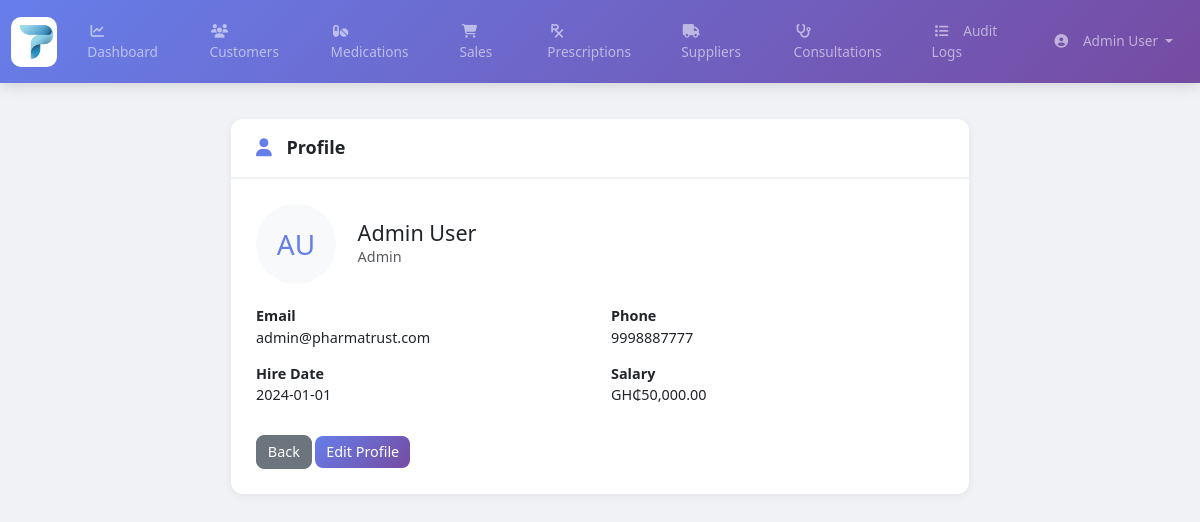
/pages/profile.php (signed in), run on the app's committed database.
### tables this page shows
CREATE TABLE Employee (
    employee_id INT AUTO_INCREMENT PRIMARY KEY,
    first_name VARCHAR(50) NOT NULL,
    last_name VARCHAR(50) NOT NULL,
    phone VARCHAR(20) UNIQUE,
    email VARCHAR(100) UNIQUE,
    hire_date DATE NOT NULL,
    role VARCHAR(50) NOT NULL,
    salary DECIMAL(10,2),
    password VARCHAR(255) NOT NULL
);

### includes/config.php (called while the page is built, shortened)
<?php
$conn = mysqli_connect(DB_HOST, DB_USER, DB_PASS, DB_NAME);
mysqli_set_charset($conn, "utf8mb4");
function getUserData($user_id)
{
    global $conn;
    $stmt = mysqli_prepare($conn, "SELECT * FROM Employee WHERE employee_id = ?");
    mysqli_stmt_bind_param($stmt, "i", $user_id);
    mysqli_stmt_execute($stmt);
    $result = mysqli_stmt_get_result($stmt);
    return mysqli_fetch_assoc($result);
}
?>

### pages/profile.php (the view, shortened to what this page needs)
<?php
require_once __DIR__ . '/../includes/config.php';
$user_id = $_SESSION['user_id'] ?? null;
$user = $user_id ? getUserData($user_id) : null;
require_once __DIR__ . '/../includes/header.php';
?>
<div class="row mb-4">
    <div class="col-md-8 offset-md-2">
        <div class="card tilt-card">
            <div class="card-header">
                <h5><i class="fas fa-user"></i> Profile</h5>
            </div>
            <div class="card-body">
                <div class="d-flex align-items-center mb-4">
                    <div class="me-4">
                        <div class="rounded-circle bg-light" style="width:80px;height:80px;display:flex;align-items:center;justify-content:center;font-size:28px;color:var(--primary-1)">
                            <?php echo strtoupper(substr($user['first_name'],0,1) . substr($user['last_name'],0,1)); ?>
                        </div>
                    </div>
                    <div>
                        <h4 class="mb-0"><?php echo htmlspecialchars($user['first_name'] . ' ' . $user['last_name']); ?></h4>
                        <p class="text-muted mb-0"><?php echo htmlspecialchars($user['role']); ?></p>
                    </div>
                </div>
                <div class="row">
                    <div class="col-md-6 mb-3">
                        <strong>Email</strong>
                        <div><?php echo htmlspecialchars($user['email']); ?></div>
                    </div>
                    <div class="col-md-6 mb-3">
                        <strong>Phone</strong>
                        <div><?php echo htmlspecialchars($user['phone'] ?? 'N/A'); ?></div>
                    </div>
                    <div class="col-md-6 mb-3">
                        <strong>Hire Date</strong>
                        <div><?php echo htmlspecialchars($user['hire_date'] ?? 'N/A'); ?></div>
                    </div>
                    <div class="col-md-6 mb-3">
                        <strong>Salary</strong>
                        <div><?php echo isset($user['salary']) ? 'GH₵' . number_format($user['salary'],2) : 'N/A'; ?></div>
                    </div>
                </div>
                <div class="mt-3">
                    <a href="dashboard.php" class="btn btn-secondary">Back</a>
                    <button id="editProfileBtn" type="button" class="btn btn-primary">Edit Profile</button>
                </div>
            </div>
        </div>
    </div>
</div>
<?php require_once __DIR__ . '/../includes/footer.php'; ?>

### assets/css/style.css (style rules this page uses)
:root { --primary-1: #667eea; --primary-2: #764ba2; --accent: #11998e; --muted: #6c757d; --card-radius: 12px; --transition-fast: 180ms; --transition: 300ms; }
* { margin: 0; padding: 0; box-sizing: border-box; }
body { background-color: #f0f2f5; font-family: 'Segoe UI', Tahoma, Geneva, Verdana, sans-serif; min-height: 100vh; padding-bottom: 30px; }
.tilt-card { transform-style: preserve-3d; will-change: transform; transition: transform var(--transition-fast) ease; }
.card { border: none; border-radius: 12px; box-shadow: 0 2px 10px rgba(0,0,0,0.06); margin-bottom: 25px; overflow: hidden; transition: transform 0.2s ease, box-shadow 0.2s ease; }
.card-header { background: white; border-bottom: 2px solid #f0f2f5; padding: 18px 25px; font-weight: 600; font-size: 1.1rem; }
.card-header h5, .card-header h6 { margin: 0; font-weight: 600; }
.card-header i { margin-right: 10px; color: #667eea; }
.card-body { padding: 25px; }
.btn { border-radius: 8px; font-weight: 500; transition: all 0.3s ease; }
.btn-primary { background: linear-gradient(135deg,#667eea,#764ba2); border: none; }
html { font-size: clamp(14px, 1.2vw, 16px); }

### data on the page
employee: first_name+last_name "AU", first_name+last_name "Admin User", role "Admin", email "admin@pharmatrust.com", phone "9998887777", hire_date "2024-01-01", salary "50,000.00"

### other printed values
$_SESSION['user_name'] "Admin User"
